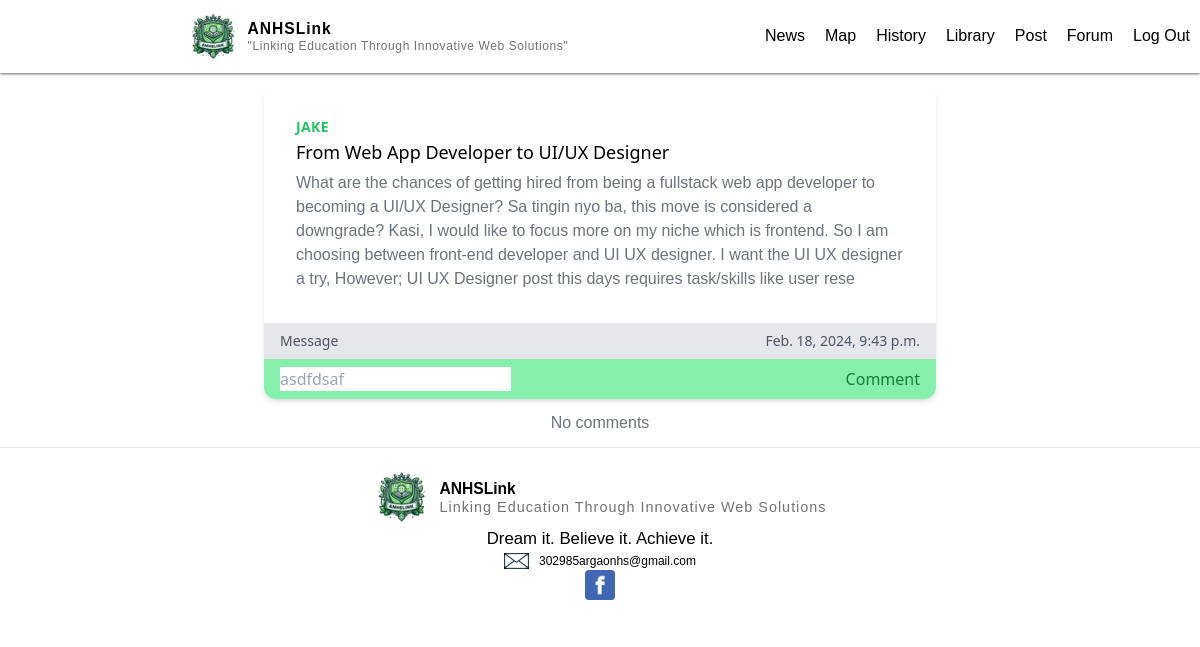
The app's page /forum/1/ (signed in), older data.
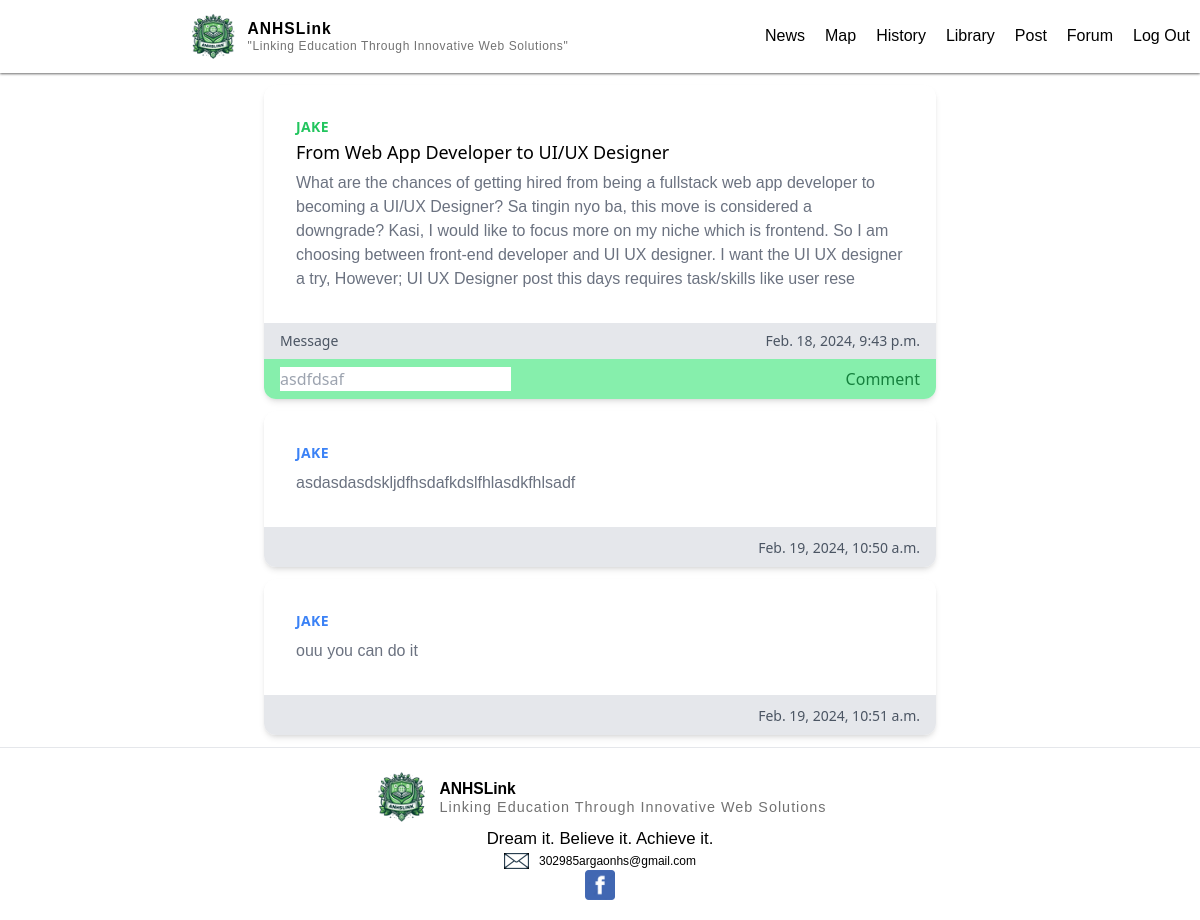
The same page, newer data.
### main/models.py (models this page shows, shortened)
class Forum (models.Model):
    author = models.ForeignKey(User, on_delete=models.CASCADE)
    title = models.CharField(max_length=50, default="")
    description = models.CharField(max_length=400, default="")
    uploaded_at = models.DateTimeField(auto_now_add=True)
    likes = models.IntegerField(default=0)

class Comment(models.Model):
    forum = models.ForeignKey(Forum, on_delete=models.CASCADE, default="", related_name='comments')
    author = models.ForeignKey(User, on_delete=models.CASCADE, default="")
    text = models.CharField(max_length=200)
    uploaded_at = models.DateTimeField(auto_now_add=True)
    likes = models.IntegerField(default=0)

### main/views.py (the view)
# urls.py: path("forum/<int:id>/", views.forum_comment, name="forum_comment")
@login_required(login_url="/login")
def forum_comment(request, id):
    forums = Forum.objects.filter(id=id)
    forum_instance = Forum.objects.get(id=id)
    comments = forum_instance.comments.all()
    return render(request,"main/forum_about.html",{"forums":forums,"comments":comments})

### main/templates/main/forum_about.html (shortened to what this page needs)
{% extends "main/base.html" %}
{% load static %}
{% block body %}
{% for forum in forums%}
<div class="max-w-md mx-auto bg-white rounded-xl shadow-md overflow-hidden md:max-w-2xl m-3">
  <div class="md:flex">
    <div class="p-8">
      <div class="uppercase tracking-wide text-sm text-green-500 font-semibold author">{{forum.author.username}}</div>
      <a href="#" class="block mt-1 text-lg leading-tight font-medium text-black hover:underline">{{forum.title}}</a>
      <p class="mt-2 text-gray-500">{{forum.description}}</p>
    </div>
  </div>
  <div class="px-4 py-2 bg-gray-200 flex justify-between">
    <span class="text-sm text-gray-600"><a href="{% url 'forum_comment'  forum.id %}">Message</a></span>
    <span class="text-sm text-gray-600">{{forum.uploaded_at}}</span>
  </div>
  <div>
    <form method="POST" class="px-4 py-2 bg-green-300 flex justify-between">
      <input type="text" placeholder="asdfdsaf">
      <button type="submit" class="text-green-700">Comment</button>
    </form>
  </div>
</div>
{% for comment in comments %}
<div class="max-w-md mx-auto bg-white rounded-xl shadow-md overflow-hidden md:max-w-2xl m-3">
  <div class="md:flex">
    <div class="p-8">
      <div class="uppercase tracking-wide text-sm text-blue-500 font-semibold author">{{comment.author.username}}</div>
      <p class="mt-2 text-gray-500">{{comment.text}}</p>
    </div>
  </div>
  <div class="px-4 py-2 bg-gray-200 text-right">
    <span class="text-sm text-gray-600">{{comment.uploaded_at}}</span>
  </div>
</div>
{%empty%}
<p class="m-3 text-center text-gray-500">No comments</p>
{% endfor%}
{% endfor %}
{% endblock %}

### main/templates/main/base.html (shortened to what this page needs)
{% load static %}
<!DOCTYPE html>
<html lang="en">
<head>
    <link rel="stylesheet" href="{% static 'css/main.css' %}">
    <link href="{% static 'styles/styles.css' %}" rel="stylesheet" type="text/css">
</head>
<body>
    <div class="page">
        <div class="head_container">
            <div class="branding">
                <img class="logo" src="{% static 'pictures/ANHSLink_logo.png' %}" alt="ANHS LOGO" width="7%">
                <div class="site-identity">
                    <p class="site-title">ANHSLink</p>
                    <p class="site-description">"Linking Education Through Innovative Web Solutions"</p>
                </div>
            </div>
            <div class="information flex justify-center space-x-">
                <a class="" href="{% url 'home' %}">
                    <p>News</p>
                </a>
                <a href="{% url 'map' %}">
                    <p>Map</p>
                </a>
                <a href="{% url 'history' %}">
                    <p>History</p>
                </a>
                <a href="{% url 'library' %}">
                    <p>Library</p>
                </a>
                <a href="{% url 'create_post' %}">
                    <p>Post</p>
                </a>
                <a href="{% url 'forum' %}">
                    <p>Forum</p>
                </a>
                <form action="{% url 'logout' %}" method="post">
                    <button type="submit"><p>Log Out</p></button>
                </form>
            </div>
        </div>
        {% block body %} {% endblock %}
        <footer>
            <div class="footer_container">
                <div class="branding_footer_whole">
                    <div class="branding_footer">
                        <img class="logo" src="{% static 'pictures/ANHSLink_logo.png' %}" alt="ANHS LOGO" width="5%"
                            height="10%">
                        <div class="site-identity_footer">
                            <p class="site-title_footer">ANHSLink</p>
                            <p class="site-description_footer">Linking Education Through Innovative Web Solutions</p>
                        </div>
                    </div>
                    <div class="branding_footer_motto">
                        Dream it. Believe it. Achieve it.
                    </div>
                    <div class="socials_footer">
                        <div class="heading">
                            <div class="quick_email">
                                <img class="contact_logo" src="{% static 'pictures/GMAIL_LOGO.png' %}" alt="gmail_logo"
                                    width="1rem">
                                <p class="contacts">302985argaonhs@gmail.com</p>
                            </div>
                        </div>
                        <a href="https://www.facebook.com/profile.php?id=100063811972895" target="_blank">
                            <img src="{% static 'pictures/FB_LOGO.png' %}" alt="fb_logo" width="30vw" height="30vh">
                        </a>
                    </div>
                </div>
            </div>
        </footer>
    </div>
</body>
</html>

### authentication/static/css/main.css (style rules this page uses)
html, :host { line-height: 1.5; -webkit-text-size-adjust: 100%; -moz-tab-size: 4; -o-tab-size: 4; tab-size: 4; font-family: ui-sans-serif, system-ui, sans-serif, "Apple Color Emoji", "Segoe UI Emoji", "Segoe UI Symbol", "Noto Color Emoji"; font-feature-settings: normal; font-variation-settings: normal; -webkit-tap-highlight-color: transparent; }
body { margin: 0; line-height: inherit; }
a { color: inherit; text-decoration: inherit; }
button, input, optgroup, select, textarea { font-family: inherit; font-feature-settings: inherit; font-variation-settings: inherit; font-size: 100%; font-weight: inherit; line-height: inherit; color: inherit; margin: 0; padding: 0; }
button, select { text-transform: none; }
button, [type='button'], [type='reset'], [type='submit'] { -webkit-appearance: button; background-color: transparent; background-image: none; }
blockquote, dl, dd, h1, h2, h3, h4, h5, h6, hr, figure, p, pre { margin: 0; }
input::placeholder, textarea::placeholder { opacity: 1; color: #9ca3af; }
button, [role="button"] { cursor: pointer; }
img, svg, video, canvas, audio, iframe, embed, object { display: block; vertical-align: middle; }
img, video { max-width: 100%; height: auto; }
.m-3 { margin: 0.75rem; }
.mx-auto { margin-left: auto; margin-right: auto; }
.mt-1 { margin-top: 0.25rem; }
.mt-2 { margin-top: 0.5rem; }
.block { display: block; }
.flex { display: flex; }
.max-w-md { max-width: 28rem; }
.justify-center { justify-content: center; }
.justify-between { justify-content: space-between; }
.overflow-hidden { overflow: hidden; }
.rounded-xl { border-radius: 0.75rem; }
.bg-gray-200 { --tw-bg-opacity: 1; background-color: rgb(229 231 235 / var(--tw-bg-opacity)); }
.bg-green-300 { --tw-bg-opacity: 1; background-color: rgb(134 239 172 / var(--tw-bg-opacity)); }
.bg-white { --tw-bg-opacity: 1; background-color: rgb(255 255 255 / var(--tw-bg-opacity)); }
.p-8 { padding: 2rem; }
.px-4 { padding-left: 1rem; padding-right: 1rem; }
.py-2 { padding-top: 0.5rem; padding-bottom: 0.5rem; }
.text-right { text-align: right; }
.text-lg { font-size: 1.125rem; line-height: 1.75rem; }
.text-sm { font-size: 0.875rem; line-height: 1.25rem; }
.font-medium { font-weight: 500; }
.font-semibold { font-weight: 600; }
.uppercase { text-transform: uppercase; }
.leading-tight { line-height: 1.25; }
.tracking-wide { letter-spacing: 0.025em; }
.text-black { --tw-text-opacity: 1; color: rgb(0 0 0 / var(--tw-text-opacity)); }
.text-blue-500 { --tw-text-opacity: 1; color: rgb(59 130 246 / var(--tw-text-opacity)); }
.text-gray-500 { --tw-text-opacity: 1; color: rgb(107 114 128 / var(--tw-text-opacity)); }
.text-gray-600 { --tw-text-opacity: 1; color: rgb(75 85 99 / var(--tw-text-opacity)); }
.text-green-500 { --tw-text-opacity: 1; color: rgb(34 197 94 / var(--tw-text-opacity)); }
.text-green-700 { --tw-text-opacity: 1; color: rgb(21 128 61 / var(--tw-text-opacity)); }
.shadow-md { --tw-shadow: 0 4px 6px -1px rgb(0 0 0 / 0.1), 0 2px 4px -2px rgb(0 0 0 / 0.1); --tw-shadow-colored: 0 4px 6px -1px var(--tw-shadow-color), 0 2px 4px -2px var(--tw-shadow-color); box-shadow: var(--tw-ring-offset-shadow, 0 0 #0000), var(--tw-ring-shadow, 0 0 #0000), var(--tw-shadow); }
@media (min-width: 768px) { .md\:flex { display: flex; } }
@media (min-width: 768px) { .md\:max-w-2xl { max-width: 42rem; } }

Row changes from the older to the newer data that the page shows:
shown differently, row unchanged: Forum "From Web App Developer to UI/UX Designer": no longer shows "No comments"
added Comment: author.username "JAKE", text "asdasdasdskljdfhsdafkdslfhlasdkfhlsadf", uploaded_at "Feb. 19, 2024, 10:50 a.m."
added Comment: author.username "JAKE", text "ouu you can do it", uploaded_at "Feb. 19, 2024, 10:51 a.m."
